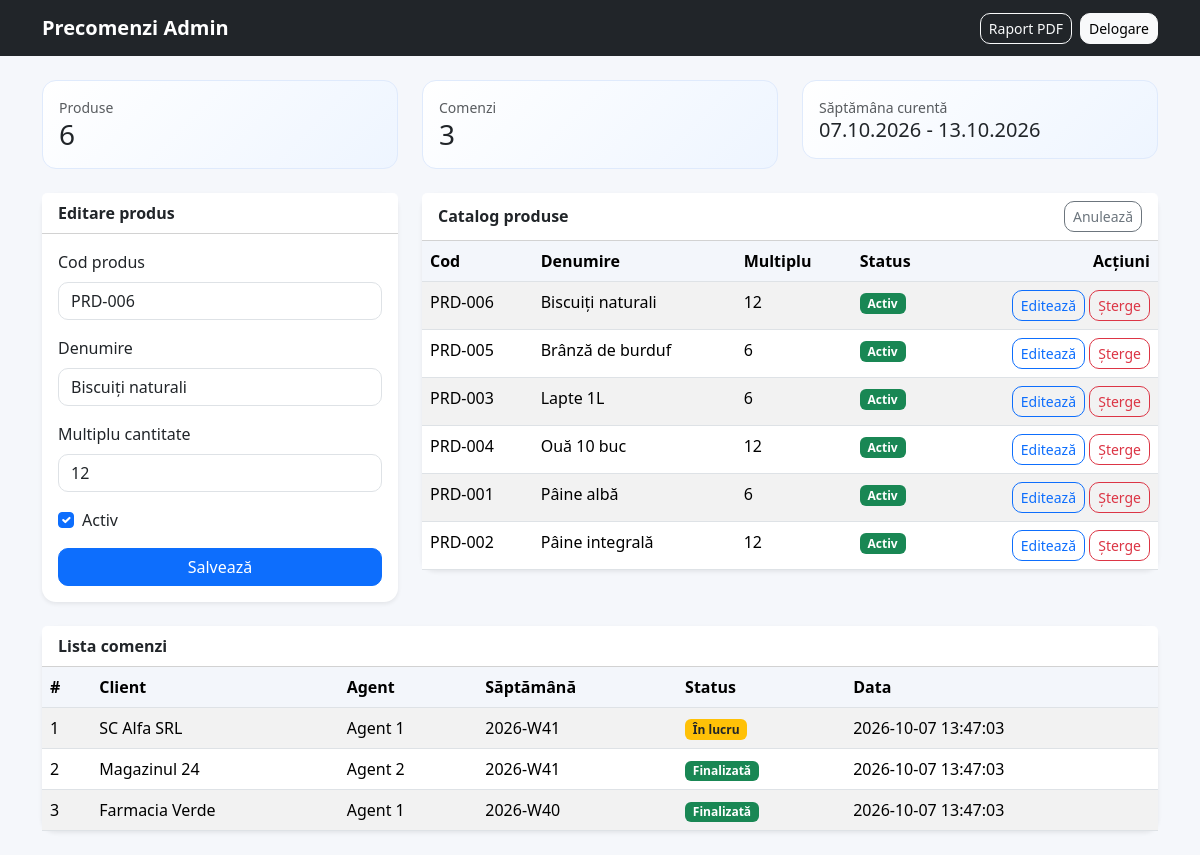
Screenshot of /admin/index.php?edit_product=6 (signed in) with the database file from the repository.
### tables this page shows
CREATE TABLE produse (
    id INT AUTO_INCREMENT PRIMARY KEY,
    cod_produs VARCHAR(100) NOT NULL UNIQUE,
    denumire VARCHAR(200) NOT NULL,
    multiplu_cantitate INT NOT NULL DEFAULT 1,
    activ BOOLEAN NOT NULL DEFAULT TRUE
);

CREATE TABLE comenzi (
    id INT AUTO_INCREMENT PRIMARY KEY,
    client_id INT NOT NULL,
    agent_id INT NOT NULL,
    data_comanda DATETIME NOT NULL DEFAULT CURRENT_TIMESTAMP,
    saptamana_an VARCHAR(20) NOT NULL,
    status ENUM('in_lucru', 'finalizata') NOT NULL DEFAULT 'in_lucru',
    CONSTRAINT fk_comenzi_client FOREIGN KEY (client_id) REFERENCES clienti(id) ON DELETE RESTRICT ON UPDATE CASCADE,
    CONSTRAINT fk_comenzi_agent FOREIGN KEY (agent_id) REFERENCES utilizatori(id) ON DELETE RESTRICT ON UPDATE CASCADE
);

CREATE TABLE clienti (
    id INT AUTO_INCREMENT PRIMARY KEY,
    nume_client VARCHAR(150) NOT NULL,
    cod_fiscal VARCHAR(50) NOT NULL,
    adresa TEXT NOT NULL,
    agent_id INT NOT NULL,
    data_creare TIMESTAMP DEFAULT CURRENT_TIMESTAMP,
    CONSTRAINT fk_clienti_agent FOREIGN KEY (agent_id) REFERENCES utilizatori(id) ON DELETE RESTRICT ON UPDATE CASCADE
);

CREATE TABLE utilizatori (
    id INT AUTO_INCREMENT PRIMARY KEY,
    nume VARCHAR(150) NOT NULL,
    email VARCHAR(150) NOT NULL UNIQUE,
    parola_hash VARCHAR(255) NOT NULL,
    rol ENUM('admin', 'agent') NOT NULL,
    data_creare TIMESTAMP DEFAULT CURRENT_TIMESTAMP
);

### includes/db.php (called while the page is built, shortened)
<?php
function e(string $value): string
{
    return htmlspecialchars($value, ENT_QUOTES, 'UTF-8');
}
function currentOrderWindow(): array
{
    $now = new DateTimeImmutable('now');
    $weekday = (int)$now->format('N');
    $daysBack = 0;
    if ($weekday < 3) {
        $daysBack = $weekday + 4;
    } else {
        $daysBack = $weekday - 3;
    }
    $start = (new DateTimeImmutable($now->format('Y-m-d 00:00:00')))->modify('-' . $daysBack . ' days');
    $end = $start->modify('+6 days 12 hours');
    return [
        'start' => $start,
        'end' => $end,
        'label' => $start->format('d.m.Y') . ' - ' . $end->format('d.m.Y'),
        'week' => $start->format('o-\WW'),
    ];
}

### public/admin/index.php (the view, shortened to what this page needs)
<?php
require_once __DIR__ . '/../includes/db.php';
$pdo = db();
$productList = $pdo->query('SELECT * FROM produse ORDER BY activ DESC, denumire ASC')->fetchAll();
$orderList = $pdo->query('SELECT c.*, cl.nume_client, u.nume AS agent_nume FROM comenzi c LEFT JOIN clienti cl ON cl.id = c.client_id LEFT JOIN utilizatori u ON u.id = c.agent_id ORDER BY c.data_comanda DESC LIMIT 50')->fetchAll();
$selectedProduct = null;
if (isset($_GET['edit_product'])) {
    $stmt = $pdo->prepare('SELECT * FROM produse WHERE id = :id LIMIT 1');
    $stmt->execute([':id' => (int)$_GET['edit_product']]);
    $selectedProduct = $stmt->fetch();
}
?>
<!DOCTYPE html>
<html lang="ro">
<head>
    <link href="https://cdn.jsdelivr.net/npm/bootstrap@5.3.3/dist/css/bootstrap.min.css" rel="stylesheet">
    <link rel="stylesheet" href="../assets/styles.css">
</head>
<body>
    <nav class="navbar navbar-expand-lg navbar-dark bg-dark">
        <div class="container">
            <a class="navbar-brand" href="#">Precomenzi Admin</a>
            <div class="ms-auto d-flex gap-2">
                <a class="btn btn-outline-light btn-sm" href="../pdf/report.php">Raport PDF</a>
                <a class="btn btn-light btn-sm" href="../logout.php">Delogare</a>
            </div>
        </div>
    </nav>
    <main class="container py-4">
        <div class="row g-4 mb-4">
            <div class="col-md-4">
                <div class="summary-box">
                    <div class="text-muted small">Produse</div>
                    <h3 class="mb-0"><?= count($productList); ?></h3>
                </div>
            </div>
            <div class="col-md-4">
                <div class="summary-box">
                    <div class="text-muted small">Comenzi</div>
                    <h3 class="mb-0"><?= count($orderList); ?></h3>
                </div>
            </div>
            <div class="col-md-4">
                <div class="summary-box">
                    <div class="text-muted small">Săptămâna curentă</div>
                    <h5 class="mb-0"><?= currentOrderWindow()['label']; ?></h5>
                </div>
            </div>
        </div>
        <div class="row g-4">
            <div class="col-lg-4">
                <div class="card shadow-sm border-0 h-100">
                    <div class="card-header bg-white"><strong><?= $selectedProduct ? 'Editare produs' : 'Adăugare produs'; ?></strong></div>
                    <div class="card-body">
                        <form method="post">
                            <div class="mb-3">
                                <label class="form-label">Cod produs</label>
                                <input type="text" class="form-control" name="cod_produs" value="<?= e($selectedProduct['cod_produs'] ?? ''); ?>" required>
                            </div>
                            <div class="mb-3">
                                <label class="form-label">Denumire</label>
                                <input type="text" class="form-control" name="denumire" value="<?= e($selectedProduct['denumire'] ?? ''); ?>" required>
                            </div>
                            <div class="mb-3">
                                <label class="form-label">Multiplu cantitate</label>
                                <input type="number" class="form-control" min="1" name="multiplu_cantitate" value="<?= (int)($selectedProduct['multiplu_cantitate'] ?? 6); ?>" required>
                            </div>
                            <div class="mb-3 form-check">
                                <input class="form-check-input" type="checkbox" id="activ" name="activ" <?= (!empty($selectedProduct['activ']) || empty($selectedProduct)) ? 'checked' : ''; ?>>
                                <label class="form-check-label" for="activ">Activ</label>
                            </div>
                            <button type="submit" class="btn btn-primary w-100">Salvează</button>
                        </form>
                    </div>
                </div>
            </div>
            <div class="col-lg-8">
                <div class="card shadow-sm border-0">
                    <div class="card-header bg-white d-flex justify-content-between align-items-center">
                        <strong>Catalog produse</strong>
                        <?php if ($selectedProduct): ?>
                            <a href="index.php" class="btn btn-sm btn-outline-secondary">Anulează</a>
                        <?php endif; ?>
                    </div>
                    <div class="table-responsive">
                        <table class="table table-striped mb-0">
                            <thead>
                            <tr>
                                <th>Cod</th>
                                <th>Denumire</th>
                                <th>Multiplu</th>
                                <th>Status</th>
                                <th class="text-end">Acțiuni</th>
                            </tr>
                            </thead>
                            <tbody>
                            <?php foreach ($productList as $product): ?>
                                <tr>
                                    <td><?= e($product['cod_produs']); ?></td>
                                    <td><?= e($product['denumire']); ?></td>
                                    <td><?= (int)$product['multiplu_cantitate']; ?></td>
                                    <td>
                                        <?php if ((int)$product['activ'] === 1): ?>
                                            <span class="badge bg-success">Activ</span>
                                        <?php else: ?>
                                            <span class="badge bg-secondary">Inactiv</span>
                                        <?php endif; ?>
                                    </td>
                                    <td class="text-end">
                                        <a href="index.php?edit_product=<?= (int)$product['id']; ?>" class="btn btn-sm btn-outline-primary">Editează</a>
                                        <a href="index.php?delete_product=<?= (int)$product['id']; ?>" onclick="return confirm('Ștergi produsul?');" class="btn btn-sm btn-outline-danger">Șterge</a>
                                    </td>
                                </tr>
                            <?php endforeach; ?>
                            </tbody>
                        </table>
                    </div>
                </div>
            </div>
        </div>
        <div class="card shadow-sm border-0 mt-4">
            <div class="card-header bg-white"><strong>Lista comenzi</strong></div>
            <div class="table-responsive">
                <table class="table table-striped mb-0">
                    <thead>
                    <tr>
                        <th>#</th>
                        <th>Client</th>
                        <th>Agent</th>
                        <th>Săptămână</th>
                        <th>Status</th>
                        <th>Data</th>
                    </tr>
                    </thead>
                    <tbody>
                    <?php foreach ($orderList as $order): ?>
                        <tr>
                            <td><?= (int)$order['id']; ?></td>
                            <td><?= e($order['nume_client'] ?? '-'); ?></td>
                            <td><?= e($order['agent_nume'] ?? '-'); ?></td>
                            <td><?= e($order['saptamana_an']); ?></td>
                            <td>
                                <?php if ($order['status'] === 'finalizata'): ?>
                                    <span class="badge bg-success">Finalizată</span>
                                <?php else: ?>
                                    <span class="badge bg-warning text-dark">În lucru</span>
                                <?php endif; ?>
                            </td>
                            <td><?= e($order['data_comanda']); ?></td>
                        </tr>
                    <?php endforeach; ?>
                    </tbody>
                </table>
            </div>
        </div>
    </main>
</body>
</html>

### public/assets/styles.css (style rules this page uses)
:root { --primary: #0d6efd; --soft: #eef5ff; --success: #198754; --warning: #ffc107; }
body { background: #f5f7fb; font-family: 'Segoe UI', sans-serif; }
.navbar-brand { font-weight: 700; }
.card { border-radius: 14px; }
.table thead th { background: #f3f6fb; }
.summary-box { background: linear-gradient(135deg, #ffffff, var(--soft)); border: 1px solid #dfeafc; border-radius: 14px; padding: 1rem; }
.btn { border-radius: 10px; }
.form-control, .form-select { border-radius: 10px; }

### rows the page displays
produse: cod_produs "PRD-006", denumire "Biscuiți naturali", multiplu_cantitate "12", activ "☑", shows "Activ"
produse: cod_produs "PRD-005", denumire "Brânză de burduf", multiplu_cantitate "6", activ "Activ"
produse: cod_produs "PRD-003", denumire "Lapte 1L", multiplu_cantitate "6", activ "Activ"
produse: cod_produs "PRD-004", denumire "Ouă 10 buc", multiplu_cantitate "12", activ "Activ"
produse: cod_produs "PRD-001", denumire "Pâine albă", multiplu_cantitate "6", activ "Activ"
produse: cod_produs "PRD-002", denumire "Pâine integrală", multiplu_cantitate "12", activ "Activ"
comenzi: id "1", client.nume_client "SC Alfa SRL", agent.nume "Agent 1", saptamana_an "2026-W41", status "În lucru", data_comanda "2026-10-07 13:47:03"
comenzi: id "2", client.nume_client "Magazinul 24", agent.nume "Agent 2", saptamana_an "2026-W41", status "Finalizată", data_comanda "2026-10-07 13:47:03"
comenzi: id "3", client.nume_client "Farmacia Verde", agent.nume "Agent 1", saptamana_an "2026-W40", status "Finalizată", data_comanda "2026-10-07 13:47:03"

### other values shown
count($productList) "6"
count($orderList) "3"
currentOrderWindow()['label'] "07.10.2026 - 13.10.2026"
